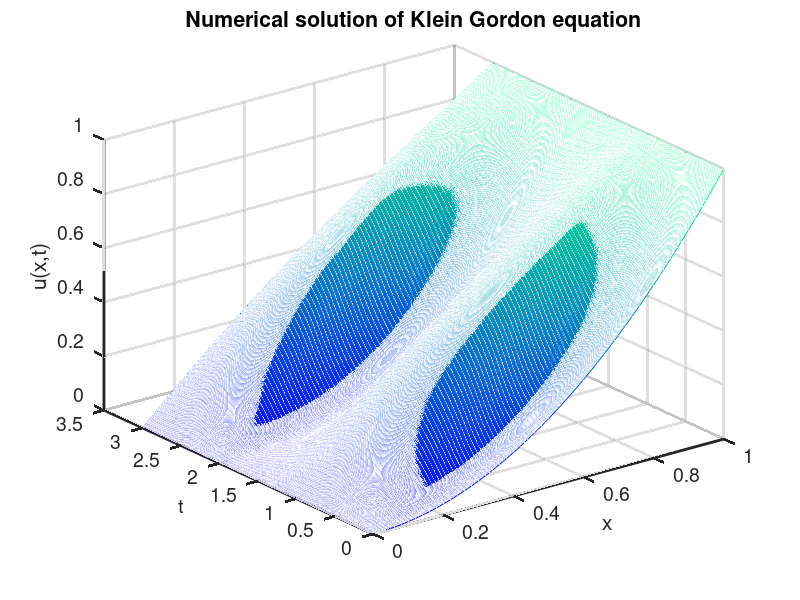

This chart was generated by the following MATLAB code:
%% SI-KG:The numerical solution to the Klein-Gordon equation

%%%%%%%%%%%%%%%%%%%%%%%%%  S^3d method %%%%%%%%%%%%%%%%%%%%%%%%%%%%%%%%%%%%
%%% This file solve the Klein-Gordon equation presented in              %%%
%%% Ye Yuan, "Supplementary Information: Machine Discovery of Partial Differential 
%%%             Equations from Spatiotemporal Data"                     %%%
%%% Method: The Finite Difference Method                                %%%
%   @author: Ye Yuan
%%%%%%%%%%%%%%%%%%%%%%%%%%%%%%%%%%%%%%%%%%%%%%%%%%%%%%%%%%%%%%%%%%%%%%%%%%%
% Used functions: No
%%%%%%%%%%%%%%%%%%%%%%%%%%%%%%%%%%%%%%%%%%%%%%%%%%%%%%%%%%%%%%%%%%%%%%%%%%%
clear all
%%%%%%%%%%%%%%%%%%%%%%%%%%%%%%%%
% Generate mesh

xl=0; xr=1;       % x domain [xl,xr]
J = 100;          % J: number of division for x
dx = (xr-xl) / J; % dx: mesh size
tf = 3;           % final simulation time
Nt = 1000;        % Nt: number of time steps
dt = tf/Nt;
mu = dt/(dx)^2;

% Parameter
a = -1;
b = 1;
r = 1;
B = b/r;
c = 0.5;
K = b/r;

% Evaluate the initial conditions
x = xl : dx : xr; % generate the grid point
% f(1:J+1) since array index starts from 1


% store the solution at all grid points for all time steps
u = zeros(J+1,Nt+1);

% Find the approximate solution at each time step
for n = 1:Nt
    % boundary condition at left side
    gl = 0;
    % boundary condition at right side
    gr = 0;
    if n==1 % first time step
        u(:,1) = B*K*x.^2;      
    elseif n==2
        for j=2:J % interior nodes
            u(j,2) = u(j,1) + dt*B*c*K*2*2*dt;
        end
        u(1,n) = B*K*x(1);            % the left-end point
        u(J+1,n) = B*K*x(J+1);        % the right-end point      
    else      
        for j=2:J                    % interior nodes
            u(j,n)=2*u(j,n-1)-u(j,n-2)+dt^2*(-a*( u(j+1,n-1)-2*u(j,n-1)+...
                u(j-1,n-1))/dx^2 - b*u(j,n-1) - r*u(j,n-1)^3);
        end
        u(1,n) = B*K*x(1)^2;         % the left-end point
        u(J+1,n) = B*K*x(J+1)^2;     % the right-end point
        
    end


end
% Plot the results
tt = dt:dt:(Nt+1)*dt;
figure(1)
mesh(x,tt, u'); % 3-D surface plot
colormap('Winter')
xlabel('x')
ylabel('t')
zlabel('u(x,t)')
title('Numerical solution of Klein Gordon equation')
set(gca,'linewidth',2);
set(gca,'FontSize',14);
set(get(gca,'YLabel'),'Fontsize',14) 
